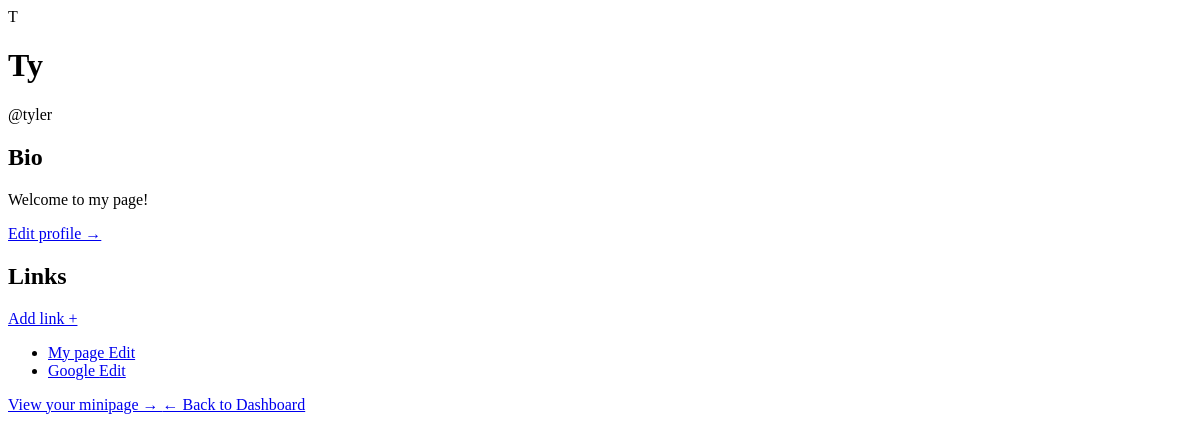
/profile/2 (signed in), run on an earlier commit of the app's database.
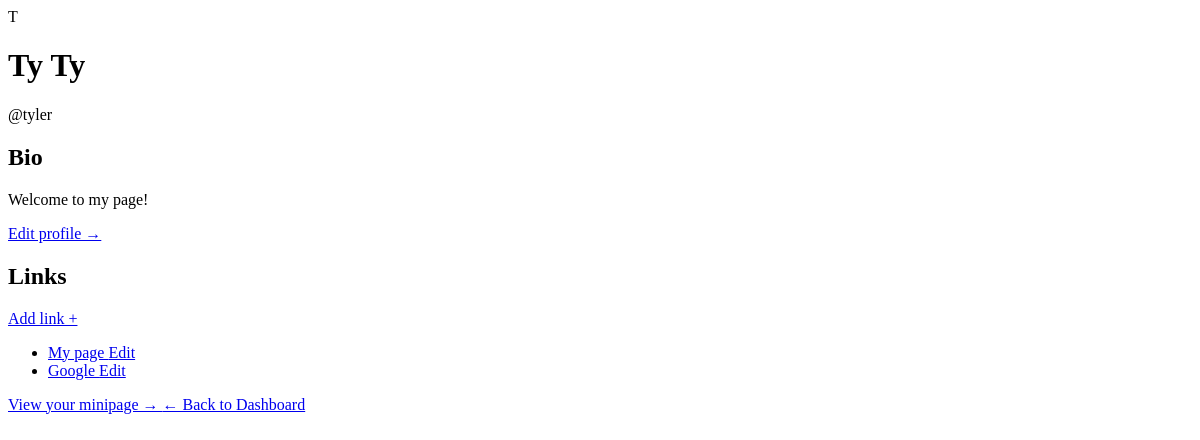
And on a later commit of the database.
### profiles/models.py (models this page shows)
class Profile(models.Model):
    user = models.OneToOneField(User, on_delete=models.CASCADE, related_name='profile')
    profile_name = models.CharField(max_length=100)
    bio = models.TextField()

class Link(models.Model):
    profile = models.ForeignKey(Profile, on_delete=models.CASCADE, related_name='links')
    title = models.CharField(max_length=100)
    url = models.URLField()

### profiles/views.py (the view)
# urls.py: path('<int:profile_id>', views.profile_detail, name='profile_detail'),
@login_required
def profile_detail(request, profile_id):
    profile = get_object_or_404(Profile, pk=profile_id)
    links = profile.links.all()
    if profile.user == request.user:
        return render(request, 'profiles/profile_detail.html',
                      {'profile': profile, 'links': links})
    else:
        messages.warning(request, "You are not allowed to see this page.")
        return redirect('core:home')

### profiles/templates/profiles/profile_detail.html
{% extends 'core/base.html' %}
{% block content %}
<div class="max-w-3xl mx-auto mt-16 px-6">
    <div class="flex items-center gap-6 mb-10">
        <div class="w-24 h-24 bg-gray-200 rounded-full flex items-center justify-center text-3xl font-semibold text-gray-500">
            {{ profile.profile_name|first|upper }}
        </div>
        <div>
            <h1 class="text-3xl font-bold">{{ profile.profile_name }}</h1>
            <p class="text-gray-600">@{{ profile.user.username }}</p>
        </div>
    </div>
    <div class="bg-white p-6 rounded-2xl shadow mb-8">
        <h2 class="text-xl font-semibold mb-2">Bio</h2>
        <p class="text-gray-700">{{ profile.bio|default:"No bio added yet." }}</p>
        <a href="{% url 'profiles:edit_profile' profile.id %}"
           class="inline-block mt-4 text-blue-600 hover:underline font-medium">
            Edit profile →
        </a>
    </div>
    <div class="bg-white p-6 rounded-2xl shadow mb-8">
        <div class="flex items-center justify-between mb-4">
            <h2 class="text-xl font-semibold">Links</h2>
            <a href="{% url 'profiles:add_link' profile.id %}"
               class="text-blue-600 hover:underline font-medium">
                Add link +
            </a>
        </div>
        {% if links %}
            <ul class="space-y-3">
                {% for link in links %}
                    <li class="flex items-center justify-between bg-gray-50 p-3 rounded-lg">
                        <a href="{{ link.url }}" target="_blank" class="text-blue-600 hover:underline">
                            {{ link.title }}
                        </a>
                        <a href="{% url 'profiles:edit_link' profile.id link.id %}"
                           class="text-sm text-gray-500 hover:text-gray-700">
                            Edit
                        </a>
                    </li>
                {% endfor %}
            </ul>
        {% else %}
            <p class="text-gray-600">No links added yet.</p>
        {% endif %}
    </div>
<div class="flex flex-col items-center gap-3 mt-10">
    <a href="{% url 'core:minipage' profile.user.username %}"
       class="text-blue-600 font-medium hover:underline">
        View your minipage →
    </a>
    <a href="{% url 'core:home' %}"
       class="text-gray-600 font-medium hover:underline">
        ← Back to Dashboard
    </a>
</div>
</div>
{% endblock %}

### core/templates/core/base.html (shortened to what this page needs)
<!DOCTYPE html>
<html lang="en">
<head>
    {% load static %}
    <link rel="stylesheet" href="{% static 'core/style.css'%}">
</head>
<body>
  <main>
    {% block content %}
    {% endblock %}
  </main>
</body>
</html>

What changed in the data, as far as the page shows it:
changed Profile "Welcome to my page!": profile_name "Ty" → "Ty Ty"
